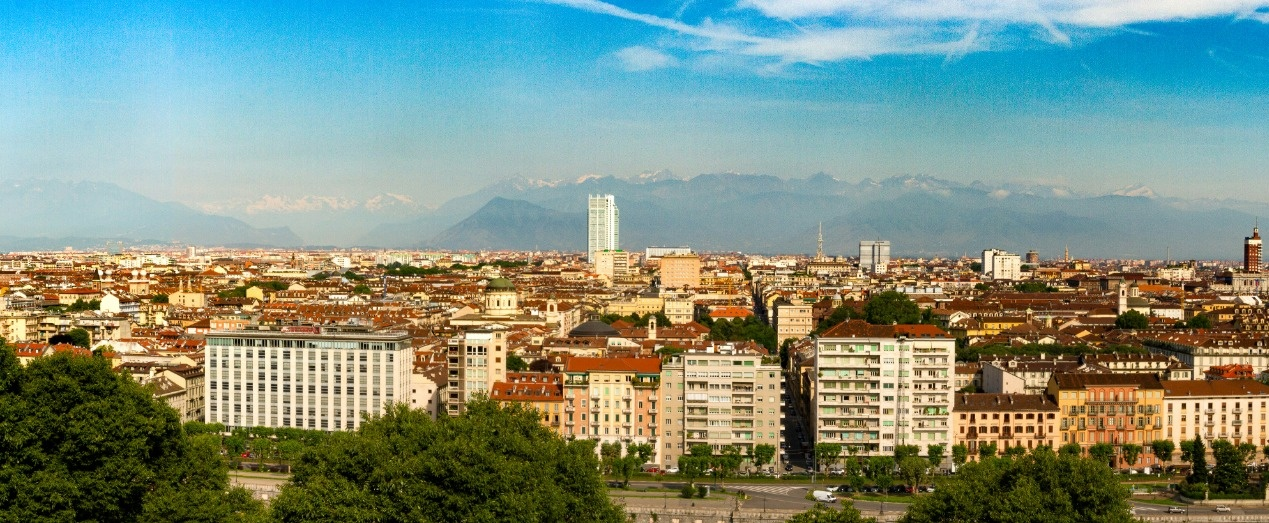
//> input picture images/img1.jpg, 1269 x 523 px
$ ./visualize_panorama ../images/img1.jpg ../images/img2.jpg   (built with g++ and OpenCV 4)
//> lines starting //> are read from the running program, lines starting //| are printed output that depends on the picture
#include <algorithm>
#include <geometry/types.hpp>
#include <opencv2/opencv.hpp>
#include <projective/homography_estimation.hpp>

using geometry::Point2D;

std::vector<cv::KeyPoint> detectKeypoints(const cv::Mat& image, cv::Mat& descriptors) {
    const auto orb = cv::ORB::create();
    std::vector<cv::KeyPoint> keypoints;
    orb->detectAndCompute(image, cv::noArray(), keypoints, descriptors);
    return keypoints;
}

std::vector<cv::DMatch> matchDescriptors(const cv::Mat& d1, const cv::Mat& d2) {
    if (d1.empty() || d2.empty()) {
        return {};
    }

    cv::BFMatcher matcher(cv::NORM_HAMMING);

    std::vector<std::vector<cv::DMatch>> knn;
    matcher.knnMatch(d1, d2, knn, 2);

    std::vector<cv::DMatch> good;
    good.reserve(knn.size());

    constexpr double kRatio = 0.75;
    constexpr size_t kMaxMatches = 50;

    for (const auto& m : knn) {
        if (m.size() < 2) {
            continue;
        }
        if (m[0].distance < kRatio * m[1].distance) {
            good.push_back(m[0]);
        }
    }

    std::sort(good.begin(), good.end(),
              [](const auto& a, const auto& b) { return a.distance < b.distance; });

    if (good.size() > kMaxMatches) {
        good.resize(kMaxMatches);
    }

    return good;
}

// [87 lines left out: functions buildCorrespondences, estimateOpenCV, warp, warpCV, blend, not called in this run]

std::pair<cv::Mat, cv::Mat> buildPanoramaCompare(const cv::Mat& img1, const cv::Mat& img2) {
    cv::Mat d1, d2;

    auto kp1 = detectKeypoints(img1, d1);
    auto kp2 = detectKeypoints(img2, d2);

    auto matches = matchDescriptors(d1, d2);

    if (matches.size() < 4) {
        return {img1.clone(), img1.clone()};
    }

    auto corr = buildCorrespondences(kp1, kp2, matches);

    auto H_my = projective::estimateHomographyRansac(corr, 2.0, 500);

    auto H_cv = estimateOpenCV(kp1, kp2, matches);

    cv::Size canvas(img1.cols * 2, img1.rows);

    auto warped_my = warp(img2, H_my, canvas);
    auto warped_cv = warpCV(img2, H_cv, canvas);

    auto pano_my = blend(img1, warped_my);
    auto pano_cv = blend(img1, warped_cv);

    return {pano_my, pano_cv};
}

int main(int argc, char** argv) {
    if (argc < 3) {
        std::cerr << "Usage: ./visualize img1 img2\n";
        return 1;
    }

    cv::Mat img1 = cv::imread(argv[1]);
//> img1 is the input picture: 523 rows x 1269 cols, CV_8UC3; mean B, G, R 129.1, 143.8, 125.6
    cv::Mat img2 = cv::imread(argv[2]);
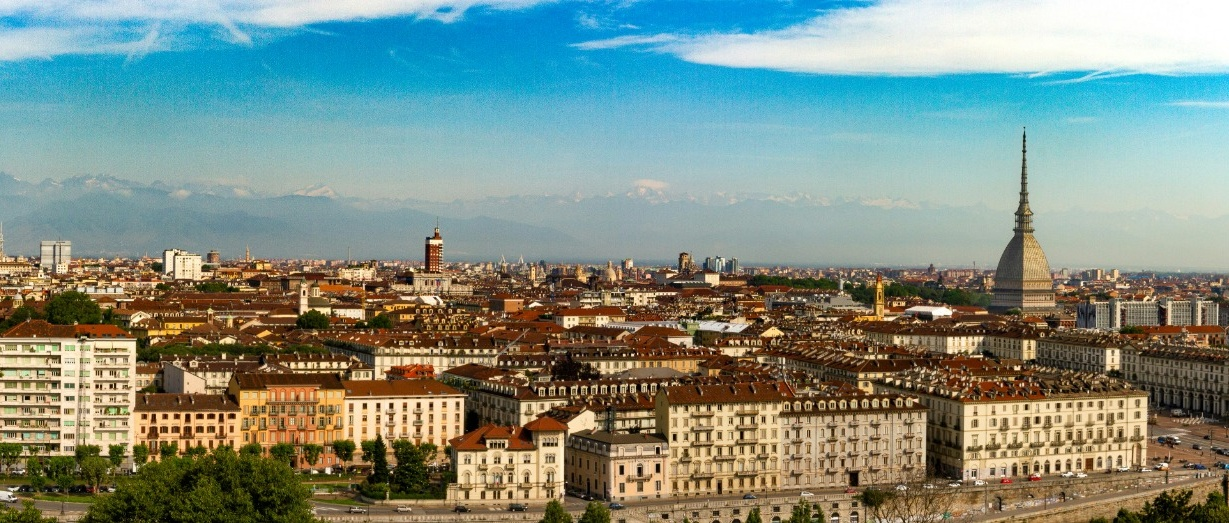
//> input picture images/img2.jpg, 1229 x 523 px
//> img2 is the input picture: 523 rows x 1229 cols, CV_8UC3; mean B, G, R 131.4, 142.2, 127

    if (img1.empty() || img2.empty()) {
        std::cerr << "Failed to load images\n";
        return 1;
    }

    auto [pano_my, pano_cv] = buildPanoramaCompare(img1, img2);
//> in detectKeypoints, `orb->detectAndCompute(image, cv::noArray(), keypoints, descriptors);`: keypoints = 500 keypoints; strongest (x, y, size): (474, 348, 31), (469, 347, 31), (480, 347, 31), (480, 353, 31)
//> in buildPanoramaCompare, `auto kp1 = detectKeypoints(img1, d1);`:
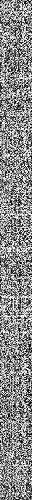
//> d1: 500 rows x 32 cols, CV_8UC1; min 0, max 255, mean 137
//> in buildPanoramaCompare, `auto kp1 = detectKeypoints(img1, d1);`: kp1 has the same summary as keypoints in detectKeypoints
//> in detectKeypoints (call 2), `orb->detectAndCompute(image, cv::noArray(), keypoints, descriptors);`: keypoints = 500 keypoints; strongest (x, y, size): (175, 253, 31), (59, 356, 31), (365, 404, 31), (1016, 368, 37.2)
//> in buildPanoramaCompare, `auto kp2 = detectKeypoints(img2, d2);`:
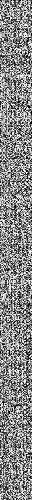
//> d2: 500 rows x 32 cols, CV_8UC1; min 0, max 255, mean 135.1
//> in buildPanoramaCompare, `auto kp2 = detectKeypoints(img2, d2);`: kp2 has the same summary as keypoints in detectKeypoints
//> in matchDescriptors, `matcher.knnMatch(d1, d2, knn, 2);`: knn = 500 matches
//> after the loop in matchDescriptors, `for (const auto& m : knn)`: good = 193 matches
//> in matchDescriptors, `good.resize(kMaxMatches);`: good = 50 matches
//> (the run ends here: the program needs code that is not available in this run, at `auto corr = buildCorrespondences(kp1, kp2, matches);`)
